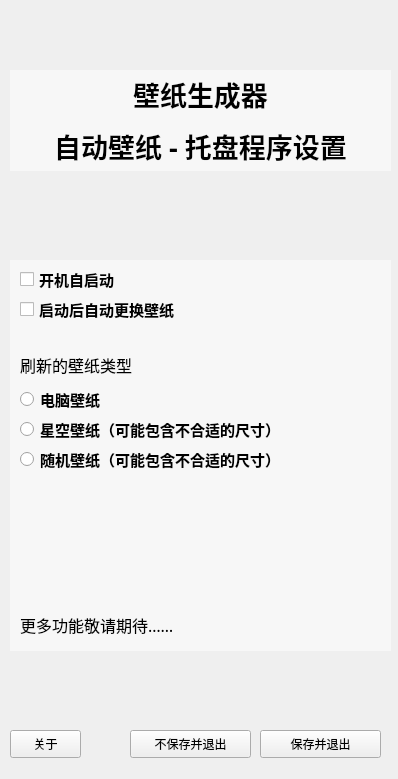
<?xml version="1.0" encoding="UTF-8"?>
<ui version="4.0">
 <class>MainWindow</class>
 <widget class="QMainWindow" name="MainWindow">
  <property name="geometry">
   <rect>
    <x>0</x>
    <y>0</y>
    <width>398</width>
    <height>779</height>
   </rect>
  </property>
  <property name="windowTitle">
   <string>托盘程序设置</string>
  </property>
  <property name="styleSheet">
   <string notr="true">image: url(:/JPG/Bg.jpg);</string>
  </property>
  <widget class="QWidget" name="centralwidget">
   <widget class="QCheckBox" name="checkBox">
    <property name="geometry">
     <rect>
      <x>20</x>
      <y>270</y>
      <width>191</width>
      <height>19</height>
     </rect>
    </property>
    <property name="font">
     <font>
      <family>微软雅黑</family>
      <pointsize>11</pointsize>
      <weight>75</weight>
      <bold>true</bold>
     </font>
    </property>
    <property name="styleSheet">
     <string notr="true"/>
    </property>
    <property name="text">
     <string>开机自启动</string>
    </property>
   </widget>
   <widget class="QLabel" name="label">
    <property name="geometry">
     <rect>
      <x>10</x>
      <y>70</y>
      <width>381</width>
      <height>101</height>
     </rect>
    </property>
    <property name="font">
     <font>
      <family>钉钉进步体</family>
      <pointsize>9</pointsize>
      <weight>75</weight>
      <italic>false</italic>
      <bold>true</bold>
      <stylestrategy>PreferAntialias</stylestrategy>
     </font>
    </property>
    <property name="styleSheet">
     <string notr="true">background-color: rgba(255, 255, 255, 128);</string>
    </property>
    <property name="text">
     <string>&lt;html&gt;&lt;head/&gt;&lt;body&gt;&lt;p align=&quot;center&quot;&gt;&lt;span style=&quot; font-size:20pt; font-weight:600; color:#000000;&quot;&gt;壁纸生成器&lt;/span&gt;&lt;/p&gt;&lt;p align=&quot;center&quot;&gt;&lt;span style=&quot; font-size:20pt; font-weight:600; color:#000000;&quot;&gt;自动壁纸 - 托盘程序设置&lt;/span&gt;&lt;/p&gt;&lt;/body&gt;&lt;/html&gt;</string>
    </property>
   </widget>
   <widget class="QLabel" name="label_2">
    <property name="geometry">
     <rect>
      <x>10</x>
      <y>260</y>
      <width>381</width>
      <height>391</height>
     </rect>
    </property>
    <property name="font">
     <font>
      <family>钉钉进步体</family>
      <pointsize>9</pointsize>
      <weight>75</weight>
      <italic>false</italic>
      <bold>true</bold>
      <stylestrategy>PreferAntialias</stylestrategy>
     </font>
    </property>
    <property name="styleSheet">
     <string notr="true">background-color: rgba(255, 255, 255, 128);</string>
    </property>
    <property name="text">
     <string>&lt;html&gt;&lt;head/&gt;&lt;body&gt;&lt;p align=&quot;center&quot;&gt;&lt;br/&gt;&lt;/p&gt;&lt;/body&gt;&lt;/html&gt;</string>
    </property>
   </widget>
   <widget class="QCheckBox" name="checkBox_2">
    <property name="geometry">
     <rect>
      <x>20</x>
      <y>300</y>
      <width>191</width>
      <height>19</height>
     </rect>
    </property>
    <property name="font">
     <font>
      <family>微软雅黑</family>
      <pointsize>11</pointsize>
      <weight>75</weight>
      <bold>true</bold>
     </font>
    </property>
    <property name="styleSheet">
     <string notr="true"/>
    </property>
    <property name="text">
     <string>启动后自动更换壁纸</string>
    </property>
   </widget>
   <widget class="QRadioButton" name="radioButton_3">
    <property name="geometry">
     <rect>
      <x>20</x>
      <y>390</y>
      <width>191</width>
      <height>19</height>
     </rect>
    </property>
    <property name="font">
     <font>
      <family>微软雅黑</family>
      <pointsize>11</pointsize>
      <weight>75</weight>
      <bold>true</bold>
     </font>
    </property>
    <property name="styleSheet">
     <string notr="true"/>
    </property>
    <property name="text">
     <string>电脑壁纸</string>
    </property>
   </widget>
   <widget class="QRadioButton" name="radioButton_4">
    <property name="geometry">
     <rect>
      <x>20</x>
      <y>420</y>
      <width>321</width>
      <height>19</height>
     </rect>
    </property>
    <property name="font">
     <font>
      <family>微软雅黑</family>
      <pointsize>11</pointsize>
      <weight>75</weight>
      <bold>true</bold>
     </font>
    </property>
    <property name="styleSheet">
     <string notr="true"/>
    </property>
    <property name="text">
     <string>星空壁纸（可能包含不合适的尺寸）</string>
    </property>
   </widget>
   <widget class="QRadioButton" name="radioButton_5">
    <property name="geometry">
     <rect>
      <x>20</x>
      <y>450</y>
      <width>361</width>
      <height>19</height>
     </rect>
    </property>
    <property name="font">
     <font>
      <family>微软雅黑</family>
      <pointsize>11</pointsize>
      <weight>75</weight>
      <bold>true</bold>
     </font>
    </property>
    <property name="styleSheet">
     <string notr="true"/>
    </property>
    <property name="text">
     <string>随机壁纸（可能包含不合适的尺寸）</string>
    </property>
   </widget>
   <widget class="QPushButton" name="pushButton">
    <property name="geometry">
     <rect>
      <x>260</x>
      <y>730</y>
      <width>121</width>
      <height>28</height>
     </rect>
    </property>
    <property name="text">
     <string>保存并退出</string>
    </property>
   </widget>
   <widget class="QPushButton" name="pushButton_2">
    <property name="geometry">
     <rect>
      <x>130</x>
      <y>730</y>
      <width>121</width>
      <height>28</height>
     </rect>
    </property>
    <property name="text">
     <string>不保存并退出</string>
    </property>
   </widget>
   <widget class="QPushButton" name="pushButton_3">
    <property name="geometry">
     <rect>
      <x>10</x>
      <y>730</y>
      <width>71</width>
      <height>28</height>
     </rect>
    </property>
    <property name="text">
     <string>关于</string>
    </property>
   </widget>
   <widget class="QLabel" name="label_3">
    <property name="geometry">
     <rect>
      <x>20</x>
      <y>350</y>
      <width>141</width>
      <height>31</height>
     </rect>
    </property>
    <property name="font">
     <font>
      <family>钉钉进步体</family>
      <pointsize>9</pointsize>
      <weight>50</weight>
      <italic>false</italic>
      <bold>false</bold>
      <stylestrategy>PreferAntialias</stylestrategy>
     </font>
    </property>
    <property name="styleSheet">
     <string notr="true"/>
    </property>
    <property name="text">
     <string>&lt;html&gt;&lt;head/&gt;&lt;body&gt;&lt;p&gt;&lt;span style=&quot; font-size:12pt; color:#000000;&quot;&gt;刷新的壁纸类型&lt;/span&gt;&lt;/p&gt;&lt;/body&gt;&lt;/html&gt;</string>
    </property>
   </widget>
   <widget class="QLabel" name="label_4">
    <property name="geometry">
     <rect>
      <x>20</x>
      <y>610</y>
      <width>221</width>
      <height>31</height>
     </rect>
    </property>
    <property name="font">
     <font>
      <family>钉钉进步体</family>
      <pointsize>9</pointsize>
      <weight>50</weight>
      <italic>false</italic>
      <bold>false</bold>
      <stylestrategy>PreferAntialias</stylestrategy>
     </font>
    </property>
    <property name="styleSheet">
     <string notr="true"/>
    </property>
    <property name="text">
     <string>&lt;html&gt;&lt;head/&gt;&lt;body&gt;&lt;p&gt;&lt;span style=&quot; font-size:12pt;&quot;&gt;更多功能敬请期待……&lt;/span&gt;&lt;/p&gt;&lt;/body&gt;&lt;/html&gt;</string>
    </property>
   </widget>
   <zorder>label_2</zorder>
   <zorder>checkBox</zorder>
   <zorder>label</zorder>
   <zorder>checkBox_2</zorder>
   <zorder>radioButton_3</zorder>
   <zorder>radioButton_4</zorder>
   <zorder>radioButton_5</zorder>
   <zorder>pushButton</zorder>
   <zorder>pushButton_2</zorder>
   <zorder>pushButton_3</zorder>
   <zorder>label_3</zorder>
   <zorder>label_4</zorder>
  </widget>
 </widget>
 <resources>
  <include location="JPG.qrc"/>
 </resources>
 <connections/>
</ui>
